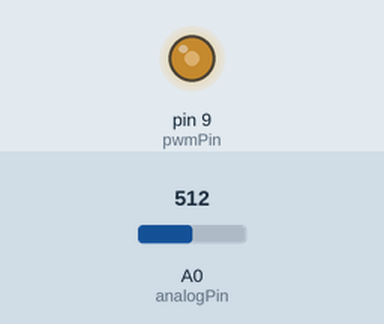
Bench run of a sketch on a simulated Arduino Uno, built with avr-gcc and run on an emulated ATmega328P. On the bench: output pins drawn as LEDs (lit = HIGH). The inputs (shaded band) are chosen by the test bench; at power-on: A0 (analogPin) = 512.

Above: at 1.2 s.
1.3 s: A0 (analogPin) set to 716
At 1.9 s:
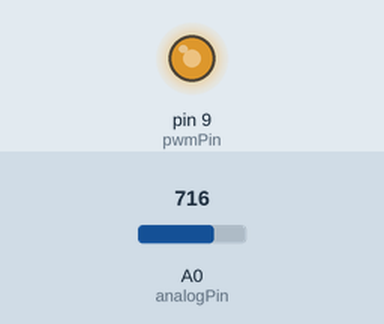
2.8 s: A0 (analogPin) set to 900
At 3.1 s:
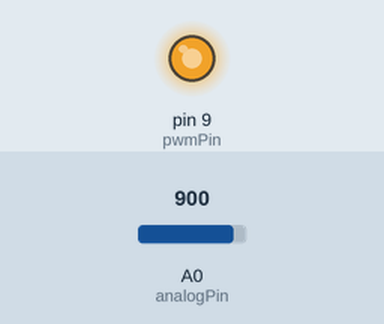
4.3 s: A0 (analogPin) set to 122
At 5.4 s:
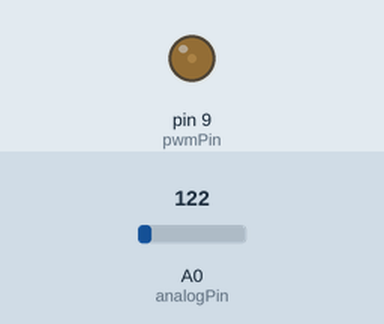
5.8 s: A0 (analogPin) set to 0
At 6.5 s:
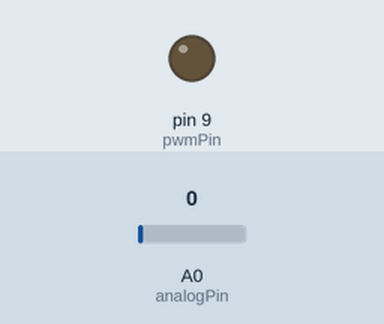
7.3 s: A0 (analogPin) set to 511
At 7.7 s:
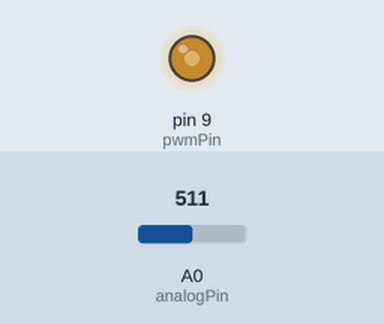
Timing chart, 0 to 9.8 s (numbered marks = the images above; inputs shaded):
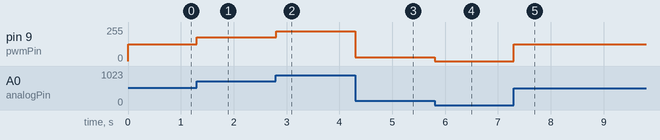

Measured:
- after the input at 1.3 s, pin 9 (pwmPin): 127/255 → 178/255 at once
- after the input at 2.8 s, pin 9 (pwmPin): 178/255 → 224/255 at once
- after the input at 4.3 s, pin 9 (pwmPin): 224/255 → 30/255 at once
- after the input at 5.8 s, pin 9 (pwmPin): 30/255 → 0/255 at once
- after the input at 7.3 s, pin 9 (pwmPin): 0/255 → 127/255 at once

The sketch:

006_analogReadToLED.ino
```cpp
int analogPin = 0; // potentiometer wiper (middle terminal) connected to analog pin 0 (=A0)
// outside leads to ground and +5V
int pwmPin = 9;
int val = 0;  // variable to store the value read
int mappedVal = 0;

void setup() {
}

void loop() {

  val = analogRead(analogPin);  // read the input pin
  mappedVal = map(val, 0, 1023, 0, 255); //// map val (0-1023) to PWM (0-255)
  analogWrite(pwmPin, mappedVal); // set brightness LED

}
```
